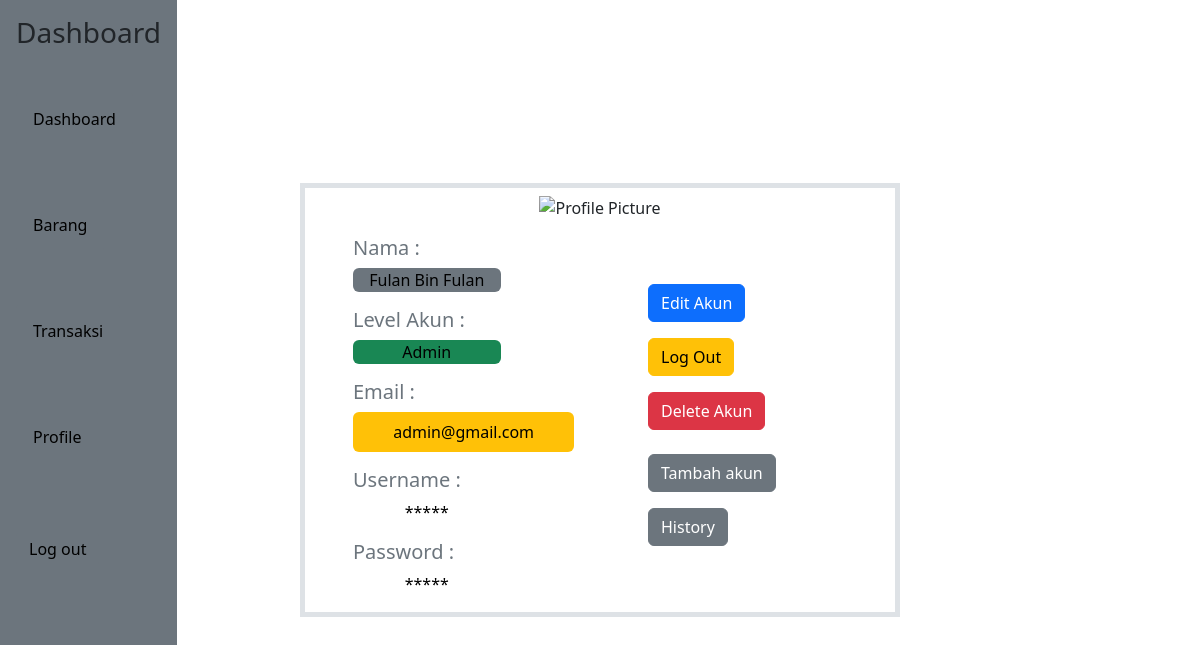
The app's page /profile.php (signed in) with its own data.
### tables this page shows
CREATE TABLE `usser` (
  `id` int(12) NOT NULL,
  `nama` varchar(24) NOT NULL,
  `email` varchar(64) NOT NULL,
  `user` varchar(12) NOT NULL,
  `pass` varchar(60) NOT NULL,
  `lv` varchar(10) NOT NULL DEFAULT 'user'
);

### profile.php (the view, shortened to what this page needs)
<?php
include("template/sidebar.php");
include("template/sett.php");
$idp = $_SESSION['id'];
    $query = $con->query("SELECT * from usser where id='$idp'");
    $row = $query->fetch_array();
?>
    <div class="border border-5 w-50 float-start position-absolute top-50 start-50 translate-middle">
    <div class="text-center">
    <img src="https://static-00.iconduck.com/assets.00/profile-circle-icon-2048x2048-cqe5466q.png" height="100px" width="100px" alt="Profile Picture" class="mb-3 mt-2 ">
    </div>
        <div class="ms-5 w-50 float-start">
        <h5 class="text-secondary">Nama :</h5>
        <p class="text-black w-50 text-center bg-secondary rounded text-capitalize"><?=$row['nama']?></p>
        <h5 class="text-secondary">Level Akun :</h5>
        <p class="bg-success text-black w-50 text-center rounded text-capitalize"><?= $row['lv']?></p>
        <h5 class="text-secondary">Email :</h5>
        <p class="text-black w-75 p-2 text-center rounded bg-warning"><?= $row['email']?></p>
        <h5 class="text-secondary">Username :</h5>
        <p class="text-black w-50 text-center"><?= str_replace("%$$row[user]%", "*****", "*****")?></p>
        <h5 class="text-secondary">Password :</h5>
        <p class="text-black w-50 text-center" ><?= mb_strimwidth(str_replace("%$row[pass]%", "*****", "*****"),0,12,"")?></p>
        </div>
        <div class="float-start mt-5">
           <form action="" method="post">
           <button class="btn btn-primary mb-2"  name="ubah_data">Edit Akun</button><br>
           <button class="btn btn-warning mt-2 mb-2"  name="logout">Log Out</button><br>
           <button class="btn btn-danger mt-2"  name="delprof">Delete Akun</button>
           </form><br>
           <a href="adprof.php" id="admin" class="btn btn-secondary mb-3">Tambah akun</a><br>
           <a href="history.php" id="admin" class="btn btn-secondary">History</a>
        </div>
    </div>

### records on screen
usser: nama "Fulan Bin Fulan", lv "Admin", email "admin@gmail.com", user "*****", pass "*****"
